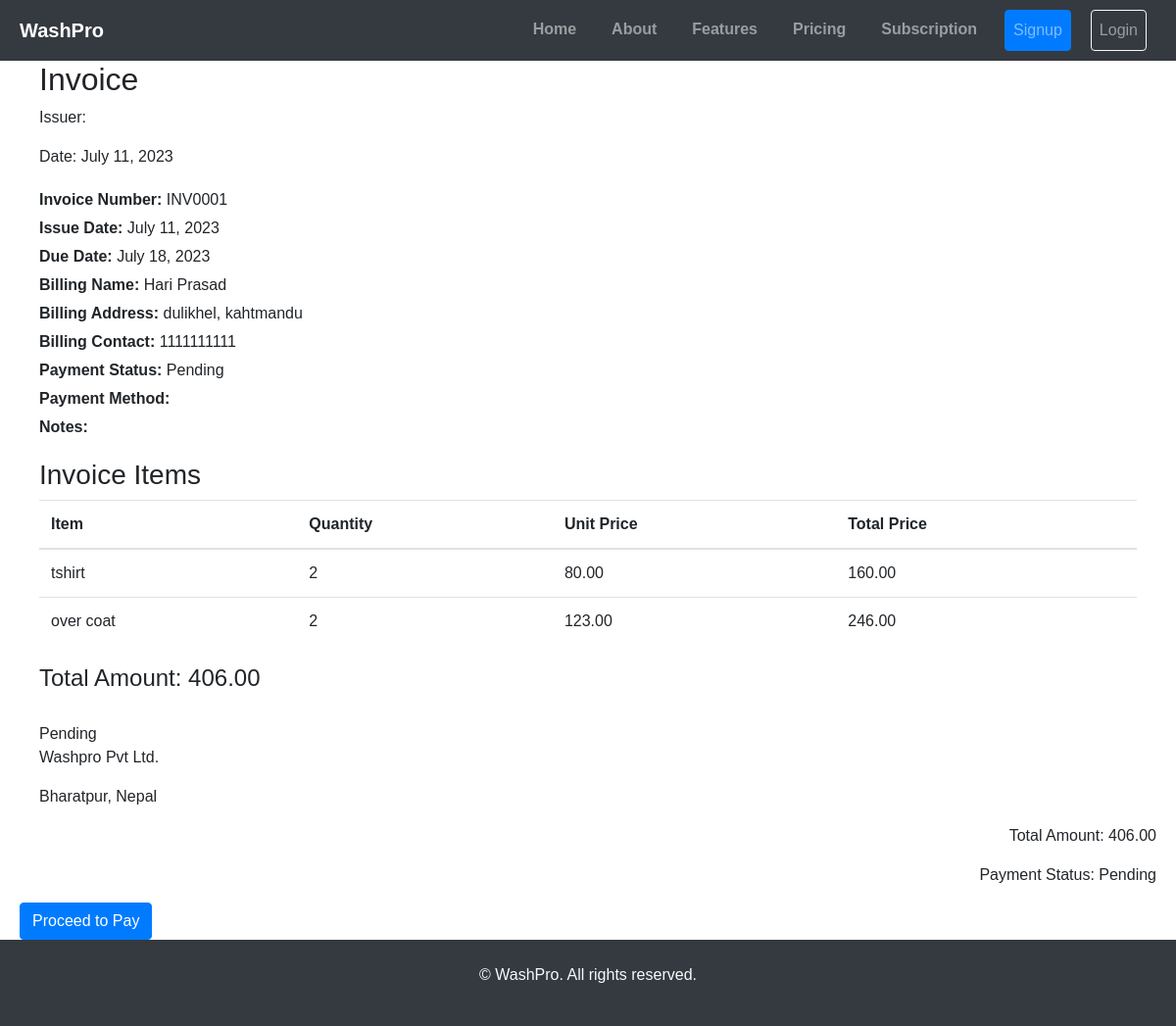
Before: /dashboard/invoice/1/ with the older database file.
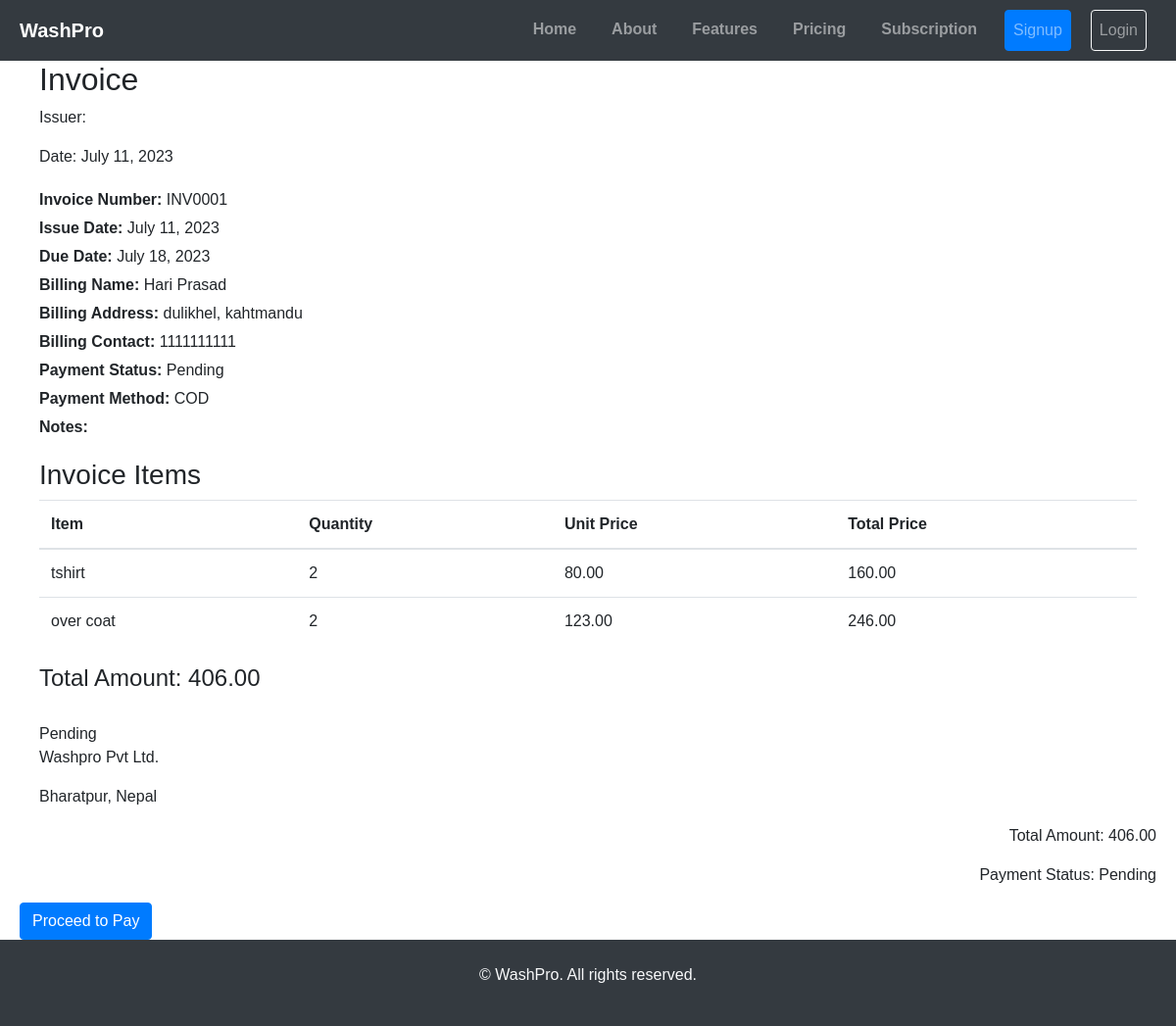
After: the same page with the newer database file.
### base/models.py (models this page shows, shortened)
class Invoice(models.Model):
    order = models.OneToOneField(Order, on_delete=models.CASCADE)
    invoice_number = models.CharField(max_length=50, unique=True)
    issue_date = models.DateField()
    due_date = models.DateField()
    total_amount = models.DecimalField(max_digits=10, decimal_places=2)
    payment_status = models.CharField(max_length=20, default='Pending')
    payment_method = models.CharField(max_length=50, null=True)
    billing_name = models.CharField(max_length=100)
    billing_address = models.CharField(max_length=200)
    billing_contact = models.CharField(max_length=20)
    notes = models.TextField(blank=True)
    created = models.DateTimeField(auto_now_add=True)
    update = models.DateTimeField(auto_now=True)

### dashboard/views.py (the view)
# urls.py: path('invoice/<int:invoice_id>/', views.invoice_details, name='invoice_details'),
def invoice_details(request, invoice_id):
    invoice = get_object_or_404(Invoice, id=invoice_id)
    context = {
        'invoice': invoice
    }
    return render(request, 'dashboard/invoice_details.html', context)

### dashboard/custom_filters.py (called while the page is built)
@register.filter
def multiply(value, arg):
    return value * arg

### dashboard/templates/dashboard/invoice_details.html (shortened to what this page needs)
{% extends 'base.html' %}
{% load custom_filters%}
{% block content %}
<div class="container">
  <div class="invoice-details">
    <div class="invoice-header">
      <h2>Invoice</h2>
      <p>Issuer: {{ invoice.issuer_name }}</p>
      <p>Date: {{ invoice.issue_date }}</p>
    </div>
    <div class="invoice-info">
      <p><strong>Invoice Number:</strong> {{ invoice.invoice_number }}</p>
      <p><strong>Issue Date:</strong> {{ invoice.issue_date }}</p>
      <p><strong>Due Date:</strong> {{ invoice.due_date }}</p>
      <p><strong>Billing Name:</strong> {{ invoice.billing_name }}</p>
      <p><strong>Billing Address:</strong> {{ invoice.billing_address }}</p>
      <p><strong>Billing Contact:</strong> {{ invoice.billing_contact }}</p>
      <p><strong>Payment Status:</strong> {{ invoice.payment_status }}</p>
      <p><strong>Payment Method:</strong> {{ invoice.payment_method }}</p>
      <p><strong>Notes:</strong> {{ invoice.notes }}</p>
    </div>
    <div class="invoice-items">
      <h3>Invoice Items</h3>
      <table class="table table-hover">
        <thead>
          <tr>
            <th>Item</th>
            <th>Quantity</th>
            <th>Unit Price</th>
            <th>Total Price</th>
          </tr>
        </thead>
        <tbody>
          {% for item in invoice.order.orderitem.all %}
          <tr>
            <td>{{ item.cloth.name }}</td>
            <td>{{ item.quantity }}</td>
            <td>{{ item.cloth.offer_price }}</td>
            <td>{{ item.quantity|multiply:item.cloth.offer_price|floatformat:"2" }}</td>
          </tr>
          {% endfor %}
        </tbody>
      </table>
    </div>
    <div class="invoice-total">
      <h4>Total Amount: {{ invoice.total_amount }}</h4>
    </div>
  </div>
  {{ invoice.payment_status }}
  <div class="company-info">
    <p>Washpro Pvt Ltd.</p>
    <p>Bharatpur, Nepal</p>
  </div>
</div>
<div class="invoice-summary">
  <p class="text-right">Total Amount: {{ invoice.total_amount }}</p>
  <p class="text-right">Payment Status: {{ invoice.payment_status }}</p>
</div>
{% if invoice.payment_status == 'Pending' %}
<div class="proceed-to-pay">
  <a href="{% url 'dashboard:pay_invoice' invoice_id=invoice.id %}" class="btn btn-primary">Proceed to Pay</a>
</div>
{% endif %}
{% endblock %}

Changed rows visible on the page:
changed Invoice "INV0001": payment_method (not shown) → "COD"
